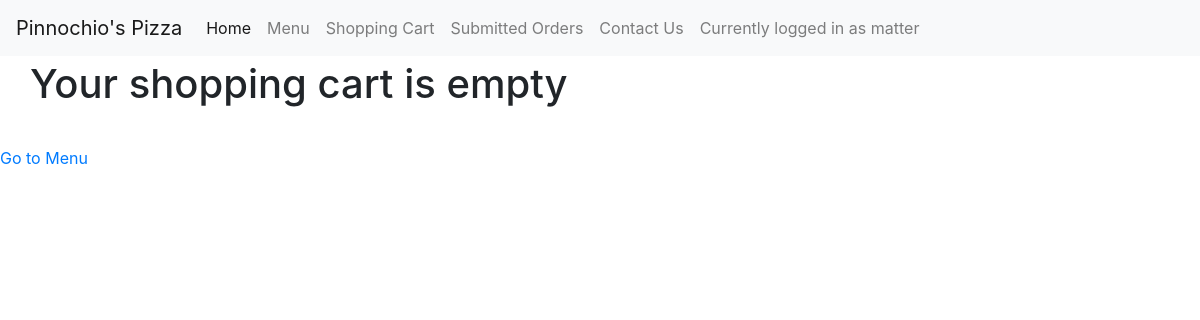
Page /cart (signed in) on the earlier database version.
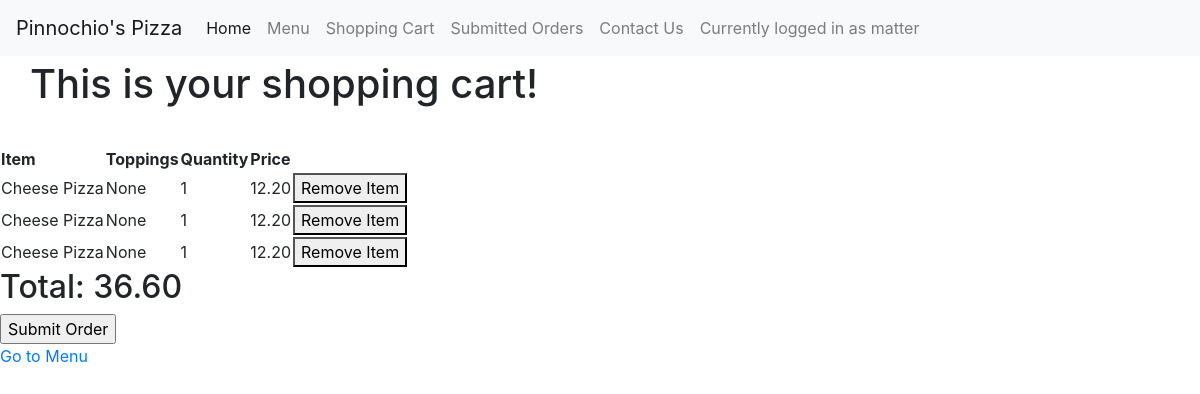
Same page on the later database version.
### orders/models.py (models this page shows, shortened)
class CartDetail(models.Model):
    cart = models.ForeignKey(Cart, on_delete=models.CASCADE, related_name="Cart")
    food = models.ForeignKey(Food, on_delete=models.CASCADE, related_name="CartFood", default = 0)
    quantity = models.PositiveIntegerField(default = 1)
    topping = models.ManyToManyField(Topping, blank = True, related_name="CartTopping")

class Food(models.Model):
    item = models.ForeignKey(Item, on_delete=models.CASCADE, related_name="FoodItem")
    price = models.DecimalField(max_digits = 10, decimal_places=2,validators=[MinValueValidator(0)])
    size = models.ForeignKey(Size, on_delete=models.CASCADE, related_name="Size")
    options = (('true', 'Yes'), ('false', 'No'))
    hasToppings = models.CharField(max_length = 5, choices = options, default = 'false')
    numToppings = models.PositiveIntegerField(default = 0, help_text = "0 for cheese pizza")
    name = models.CharField(max_length = 64, default = "None", help_text = "Do not include size in name")

class Cart(models.Model):
    user = models.ForeignKey(User, on_delete=models.CASCADE, related_name="UserCart")
    cartdetails = models.ManyToManyField(Food, through = 'CartDetail', blank = True)
    total = models.DecimalField(max_digits = 10, decimal_places=2,validators=[MinValueValidator(0)], default = 0)

### orders/views.py (the view)
# urls.py: path("cart", views.cart, name="cart"),
def cart(request):
    try:
        cart = Cart.objects.get(user = request.user)
    except Cart.DoesNotExist:
        return render(request,"orders/cart.html")
    context = {
        "page_text": "This is your shopping cart!",
        "cart_details": CartDetail.objects.filter(cart_id__exact = cart.id),
        "cart": cart
    }
    return render(request, "orders/cart.html", context)

### orders/templates/orders/cart.html (shortened to what this page needs)
{% extends "orders/base.html" %}
{% load static %}
{% block body %}
{% if cart_details %}
<h1 class= "main">
    {{ page_text }}
</h1>
  <table>
    <tr>
      <th>Item</th>
      <th>Toppings</th>
      <th>Quantity</th>
      <th>Price</th>
      <th></th>
    </tr>
  {% for cart_detail in cart_details %}
  <tr>
      <td>{{cart_detail.food.name}}</td>
      <td>{{cart_detail.topping.all|join:", "|default:"None" }} </td>
      <td>{{cart_detail.quantity}}</td>
      <td>{{cart_detail.food.price}}</td>
      <td>
        <form action="{% url 'remove_item' cart_detail.id%}" method="post">
          <button class="remove-item" type="submit" name="food" value="{{cart_detail.id}}">Remove Item</button>
        </form>
      </td>
  </tr>
  {% endfor %}
{% else %}
  <h1 class = "main">Your shopping cart is empty</h2>
{% endif %}
</table>
{% if cart.total > 0 %}
<h2>Total: {{cart.total}}</h2>
<form action="{%url 'submit_order'%}" method="post">
  <input type ="submit" value ="Submit Order"/>
</form>
{% endif %}
<a href="{% url 'menu'%}">Go to Menu</a>
{% endblock %}

Differences in the rows shown:
added CartDetail: food.name "Cheese Pizza", topping.all "None", quantity "1", food.price "12.20"
added CartDetail: food.name "Cheese Pizza", topping.all "None", quantity "1", food.price "12.20"
added CartDetail: food.name "Cheese Pizza", topping.all "None", quantity "1", food.price "12.20"
now on this page (row edited): Cart: total "36.60"
changed Cart: total 0 → 36.6 (drawn)
Other differences:
{{ page_text }}: (not shown) → "This is your shopping cart!"
form field value: (not shown) → "Submit Order"
text no longer shown: "Your shopping cart is empty"
text now shown: "Item Toppings Quantity Price Total:"
